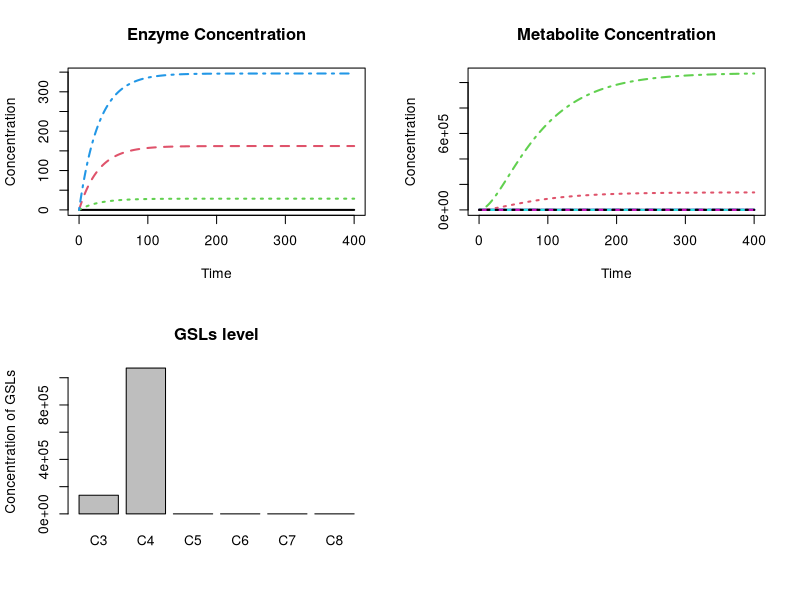

The R script that drew this image:
library(deSolve)


# Build the differential equation for enzyme: dE/dt = ks*mRNA-(kd+u)*E
EnzymeRates <- function(parms,starts){
  x=vector()
  num_enzyme=parms[1]
  # ################################################################################################
  # Change enzyme_params of enzyme synthesis as needed
  # The parameters are in this order: enzyme_parms(ks1,mRNA1,kd1,ks2,mRNA2,kd2,...)
  # ################################################################################################
  enzyme_parms=c(0.045,0,0.02,
                 0.045,126.16,0.02,
                 0.045,22.15,0.02,
                 0.045,269.49,0.02)
  for (i in 1:num_enzyme) {
    x[i] <- enzyme_parms[3*i-2]*enzyme_parms[3*i-1]-(enzyme_parms[3*i]+parms[3])*starts[i]
  }
  
  return(x)
}


# Build the reaction rate equation: mostly Michaelis-Menten v = kc*E*M/(kM+M)
ReactionRate <- function(parms,starts){
  x=vector()
  #################################################################################################
  # Change reaction_params of reaction rate as needed
  # The parameters are in this order: reaction_parms(kc1,KM1,kc2,KM2,...)
  #################################################################################################
  reaction_parms=c(4798.3,932,
                   4954,476,
                   9507,463,
                   4639,358,
                   1206,253,
                   102.7, 81,
                   1702.8, 11.3,
                   3701.7, 34,
                   88.8, 37,
                   148.1,194,
                   59.2,216,
                   29.6, 74,
                   36.9,374,
                   36.9, 26,
                   157630,3000,
                   350289,640)
  # The equations should be listed one by one since some substrates are catalyzed by several enzymes
  x[1] <- reaction_parms[1]*starts[1]*starts[5]/(reaction_parms[2]+starts[5])
  x[2] <- reaction_parms[3]*starts[1]*starts[6]/(reaction_parms[4]+starts[6])
  x[3] <- reaction_parms[5]*starts[1]*starts[7]/(reaction_parms[6]+starts[7])
  x[4] <- reaction_parms[7]*starts[1]*starts[8]/(reaction_parms[8]+starts[8])
  x[5] <- reaction_parms[9]*starts[1]*starts[9]/(reaction_parms[10]+starts[9])
  x[6] <- reaction_parms[11]*starts[1]*starts[10]/(reaction_parms[12]+starts[10])
  x[7] <- reaction_parms[13]*starts[2]*starts[6]/(reaction_parms[14]+starts[6])
  x[8] <- reaction_parms[15]*starts[2]*starts[7]/(reaction_parms[16]+starts[7])
  x[9] <- reaction_parms[17]*starts[2]*starts[8]/(reaction_parms[18]+starts[8])
  x[10] <- reaction_parms[19]*starts[2]*starts[9]/(reaction_parms[20]+starts[9])
  x[11] <- reaction_parms[21]*starts[2]*starts[10]/(reaction_parms[22]+starts[10])
  x[12] <- reaction_parms[23]*starts[2]*starts[11]/(reaction_parms[24]+starts[11])
  x[13] <- reaction_parms[25]*starts[3]*starts[10]/(reaction_parms[26]+starts[10])
  x[14] <- reaction_parms[27]*starts[3]*starts[11]/(reaction_parms[28]+starts[11])
  x[15] <- reaction_parms[29]*starts[4]*starts[5]/(reaction_parms[30]+starts[5])
  x[16] <- reaction_parms[31]*starts[4]*starts[6]/(reaction_parms[32]+starts[6])
  
  return(x)
}



# Build the function including all ODE functions.
MetNetwork <- function(t, starts, parms) {
  
  # The rate of enzyme synthesis
  dEdt= EnzymeRates(parms,starts)
  
  #################################################################################################
  # Change the stoichiometry matrix as needed
  # The stoichiometric matrix is in this format: S=rbind(c(-1, 0, 0), c(1, -1, 0),c(0, 2, -1),...)
  #################################################################################################
  S=rbind(c( 0, 0, 0, 0, 0, 0, 0, 0, 0, 0, 0, 0, 0, 0, 0, 0), 
          c( 1,-1, 0, 0, 0, 0,-1, 0, 0, 0, 0, 0, 0, 0, 1,-1),
          c( 0, 1,-1, 0, 0, 0, 0,-1, 0, 0, 0, 0, 0, 0, 0, 1), 
          c( 0, 0, 1,-1, 0, 0, 0, 0,-1, 0, 0, 0, 0, 0, 0, 0),
          c( 0, 0, 0, 1,-1, 0, 0, 0, 0,-1, 0, 0, 0, 0, 0, 0),
          c( 0, 0, 0, 0, 1,-1, 0, 0, 0, 0,-1, 0,-1, 0, 0, 0),
          c( 0, 0, 0, 0, 0, 1, 0, 0, 0, 0, 0,-1, 0,-1, 0, 0),
          c( 0, 0, 0, 0, 0, 0, 1, 0, 0, 0, 0, 0, 0, 0, 0, 0),
          c( 0, 0, 0, 0, 0, 0, 0, 1, 0, 0, 0, 0, 0, 0, 0, 0),
          c( 0, 0, 0, 0, 0, 0, 0, 0, 1, 0, 0, 0, 0, 0, 0, 0),
          c( 0, 0, 0, 0, 0, 0, 0, 0, 0, 1, 0, 0, 0, 0, 0, 0),
          c( 0, 0, 0, 0, 0, 0, 0, 0, 0, 0, 1, 0, 1, 0, 0, 0),
          c( 0, 0, 0, 0, 0, 0, 0, 0, 0, 0, 0, 1, 0, 1, 0, 0))
  
  # The rate of metabolite synthesis
  #################################################################################################
  # The function is dM/dt = Reaction Rate - Dilution Rate - Degradation Rate (for end metabolite)
  # Change the metabolite vector as needed (Only the initial substrate does not have dilution rate. 
  # Only the end metabolite have degradation rate)
  #################################################################################################
  dMdt=S%*%ReactionRate(parms,starts)-parms[3]*c(0,starts[6:17])-parms[4]*c(rep(0,7),starts[12:17])
  
  print(list(c(dEdt,dMdt)))
  list(c(dEdt,dMdt))
}



# Build the function which receive parameters and plot the result
Concentration <- function() {
  #################################################################################################
  # Change the tspan, params and starts as needed
  # The parameters are in this order: parms(enzyme number, metabolite number, dilution rate, 
  # degradation rate for end metabolite)
  # The initial states are in this order: starts(E1,E2,...,M1,M2,...)
  #################################################################################################
  tspan <- seq(0,400,by=0.1)
  parms <- c(4,13,0.015,0.0000007)
  starts <- c(0,0,0,0,1,0,0,0,0,0,0,0,0,0,0,0,0)
  
  out <- ode(starts,tspan,MetNetwork,parms)
  
  # Print the output. You could delete it if you want to
  print(out)
  print(c(out[4000,13:18],sum(out[4000,13:18])))
  # Plot the result
  num_enzyme=parms[1]
  num_metabolite=parms[2]
  lenStarts=parms[1]
  windows()

  par(mfrow=c(2,2))
  matplot(out[,1],out[,2:(num_enzyme+1)],type="l", ylab="Concentration", 
          xlab="Time", main="Enzyme Concentration", lwd = 2)   
  matplot(out[,1],out[,(num_enzyme+2):(num_enzyme+num_metabolite+1)],type ="l",ylab ="Concentration",
          xlab = "Time",main="Metabolite Concentration",lwd = 2)
  barplot(out[4000,13:18],main="GSLs level",names.arg=c("C3","C4","C5","C6","C7","C8")
          ,ylab ="Concentration of GSLs")
  
}


# For test
Concentration()
